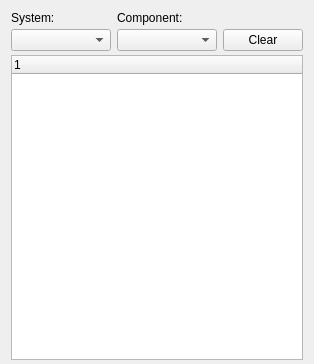
<?xml version="1.0" encoding="UTF-8"?>
<ui version="4.0">
 <class>QGCMAVLinkInspector</class>
 <widget class="QWidget" name="QGCMAVLinkInspector">
  <property name="geometry">
   <rect>
    <x>0</x>
    <y>0</y>
    <width>314</width>
    <height>364</height>
   </rect>
  </property>
  <property name="windowTitle">
   <string>Form</string>
  </property>
  <layout class="QGridLayout" name="gridLayout">
   <property name="bottomMargin">
    <number>0</number>
   </property>
   <property name="horizontalSpacing">
    <number>6</number>
   </property>
   <property name="verticalSpacing">
    <number>4</number>
   </property>
   <item row="3" column="0" colspan="5">
    <widget class="QStackedWidget" name="sensorSettings">
     <property name="sizePolicy">
      <sizepolicy hsizetype="Expanding" vsizetype="Fixed">
       <horstretch>0</horstretch>
       <verstretch>0</verstretch>
      </sizepolicy>
     </property>
     <property name="currentIndex">
      <number>-1</number>
     </property>
    </widget>
   </item>
   <item row="2" column="0" colspan="5">
    <widget class="QTreeWidget" name="treeWidget">
     <column>
      <property name="text">
       <string notr="true">1</string>
      </property>
     </column>
    </widget>
   </item>
   <item row="1" column="4" alignment="Qt::AlignTop">
    <widget class="QPushButton" name="clearButton">
     <property name="sizePolicy">
      <sizepolicy hsizetype="Fixed" vsizetype="Fixed">
       <horstretch>0</horstretch>
       <verstretch>0</verstretch>
      </sizepolicy>
     </property>
     <property name="text">
      <string>Clear</string>
     </property>
    </widget>
   </item>
   <item row="1" column="0" colspan="2">
    <widget class="QComboBox" name="systemComboBox">
     <property name="sizePolicy">
      <sizepolicy hsizetype="Preferred" vsizetype="Fixed">
       <horstretch>0</horstretch>
       <verstretch>0</verstretch>
      </sizepolicy>
     </property>
     <property name="sizeAdjustPolicy">
      <enum>QComboBox::AdjustToContents</enum>
     </property>
    </widget>
   </item>
   <item row="1" column="2" colspan="2">
    <widget class="QComboBox" name="componentComboBox">
     <property name="sizePolicy">
      <sizepolicy hsizetype="Preferred" vsizetype="Fixed">
       <horstretch>0</horstretch>
       <verstretch>0</verstretch>
      </sizepolicy>
     </property>
     <property name="sizeAdjustPolicy">
      <enum>QComboBox::AdjustToContents</enum>
     </property>
    </widget>
   </item>
   <item row="0" column="0" colspan="2">
    <widget class="QLabel" name="label">
     <property name="sizePolicy">
      <sizepolicy hsizetype="Fixed" vsizetype="Fixed">
       <horstretch>0</horstretch>
       <verstretch>0</verstretch>
      </sizepolicy>
     </property>
     <property name="text">
      <string>System:</string>
     </property>
    </widget>
   </item>
   <item row="0" column="2" colspan="3">
    <widget class="QLabel" name="label_2">
     <property name="sizePolicy">
      <sizepolicy hsizetype="Fixed" vsizetype="Fixed">
       <horstretch>0</horstretch>
       <verstretch>0</verstretch>
      </sizepolicy>
     </property>
     <property name="text">
      <string>Component:</string>
     </property>
    </widget>
   </item>
  </layout>
 </widget>
 <resources/>
 <connections/>
</ui>
